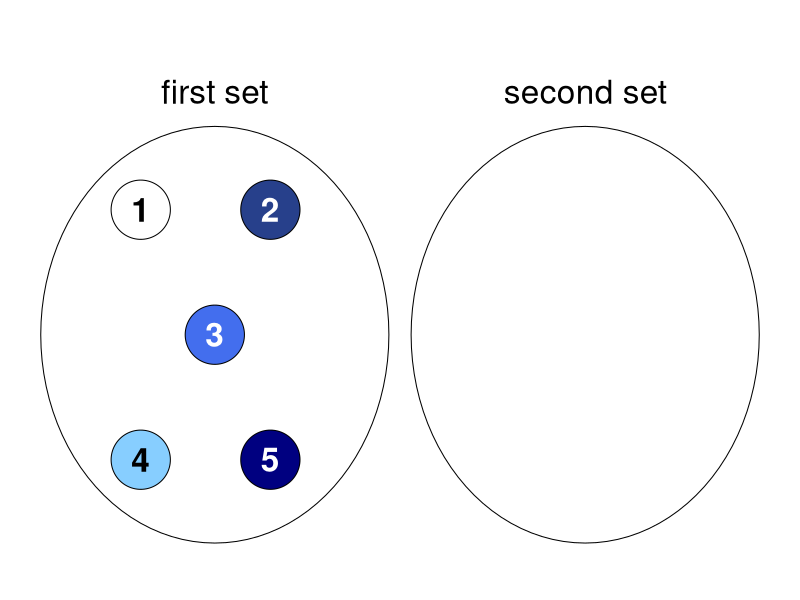
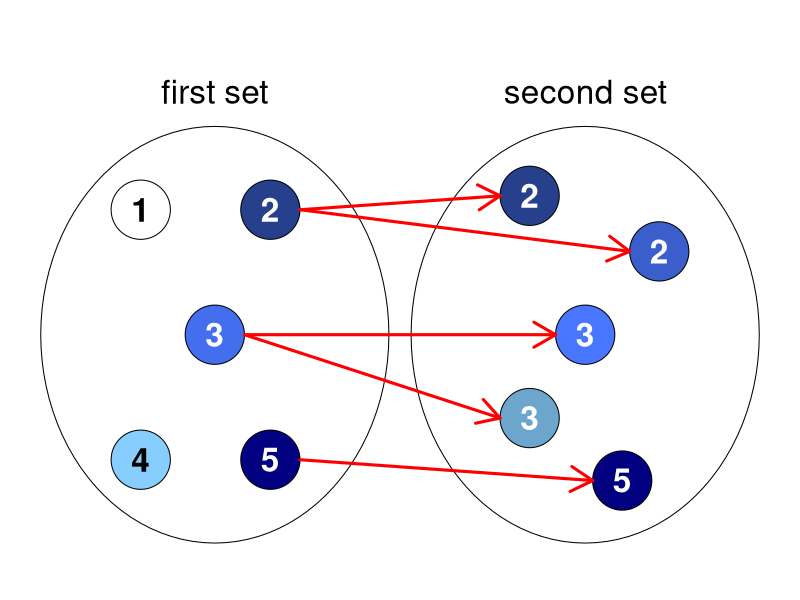

R code for these plots, in order:
## ---- chunk 1
knitr::opts_chunk$set(echo = FALSE)
## ---- chunk 2
illustratePriceEq <- function(step=3){
  if(requireNamespace("plotrix", quietly=TRUE)){
    suppressPackageStartupMessages(library(plotrix))
    par(mar=c(0,0,0,0))
    plot(x=-10:10, y=-10:10, ylim=c(-3.5,4.5),
         type="n", xlab="", ylab="", axes=FALSE)

    ## first set:
    draw.ellipse(x=-5, y=0, a=4.7, b=3)
    text(x=-5, y=3.5, labels="first set", cex=2)

    draw.circle(x=-7, y=1.8, radius=0.8)
    text(x=-7, y=1.8, labels="1", cex=2, font=2)

    draw.circle(x=-3.5, y=1.8, radius=0.8, col="royalblue4")
    text(x=-3.5, y=1.8, labels="2", cex=2, font=2, col="white")

    draw.circle(x=-5, y=0, radius=0.8, col="royalblue2")
    text(x=-5, y=0, labels="3", cex=2, font=2, col="white")

    draw.circle(x=-7, y=-1.8, radius=0.8, col="skyblue1")
    text(x=-7, y=-1.8, labels="4", cex=2, font=2)

    draw.circle(x=-3.5, y=-1.8, radius=0.8, col="navy")
    text(x=-3.5, y=-1.8, labels="5", cex=2, font=2, col="white")

    ## second set:
    draw.ellipse(x=5, y=0, a=4.7, b=3)
    text(x=5, y=3.5, labels="second set", cex=2)
    if(step >= 2){

      draw.circle(x=3.5, y=2, radius=0.8, col="royalblue4")
      if(step >= 3){
        text(x=3.5, y=2, labels="2", cex=2, font=2, col="white")
        arrows(x0=-3.5+0.8, y0=1.8, x1=3.5-0.8, y1=2, lwd=3, col="red")
      }

      draw.circle(x=7, y=1.2, radius=0.8, col="royalblue3")
      if(step >= 3){
        text(x=7, y=1.2, labels="2", cex=2, font=2, col="white")
        arrows(x0=-3.5+0.8, y0=1.8, x1=7-0.8, y1=1.2, lwd=3, col="red")
      }

      draw.circle(x=5, y=0, radius=0.8, col="royalblue1")
      if(step >= 3){
        text(x=5, y=0, labels="3", cex=2, font=2, col="white")
        arrows(x0=-5+0.8, y0=0, x1=5-0.8, y1=0, lwd=3, col="red")
      }

      draw.circle(x=3.5, y=-1.2, radius=0.8, col="skyblue3")
      if(step >= 3){
        text(x=3.5, y=-1.2, labels="3", cex=2, font=2, col="white")
        arrows(x0=-5+0.8, y0=0, x1=3.5-0.8, y1=-1.2, lwd=3, col="red")
      }

      draw.circle(x=6, y=-2.1, radius=0.8, col="navy")
      if(step >= 3){
        text(x=6, y=-2.1, labels="5", cex=2, font=2, col="white")
        arrows(x0=-3.5+0.8, y0=-1.8, x1=6-0.8, y1=-2.1, lwd=3, col="red")
      }
    }
  }
}
## ---- chunk 3
illustratePriceEq(1)
## ---- chunk 4
## illustratePriceEq(2)
## ---- chunk 5
illustratePriceEq(3)
